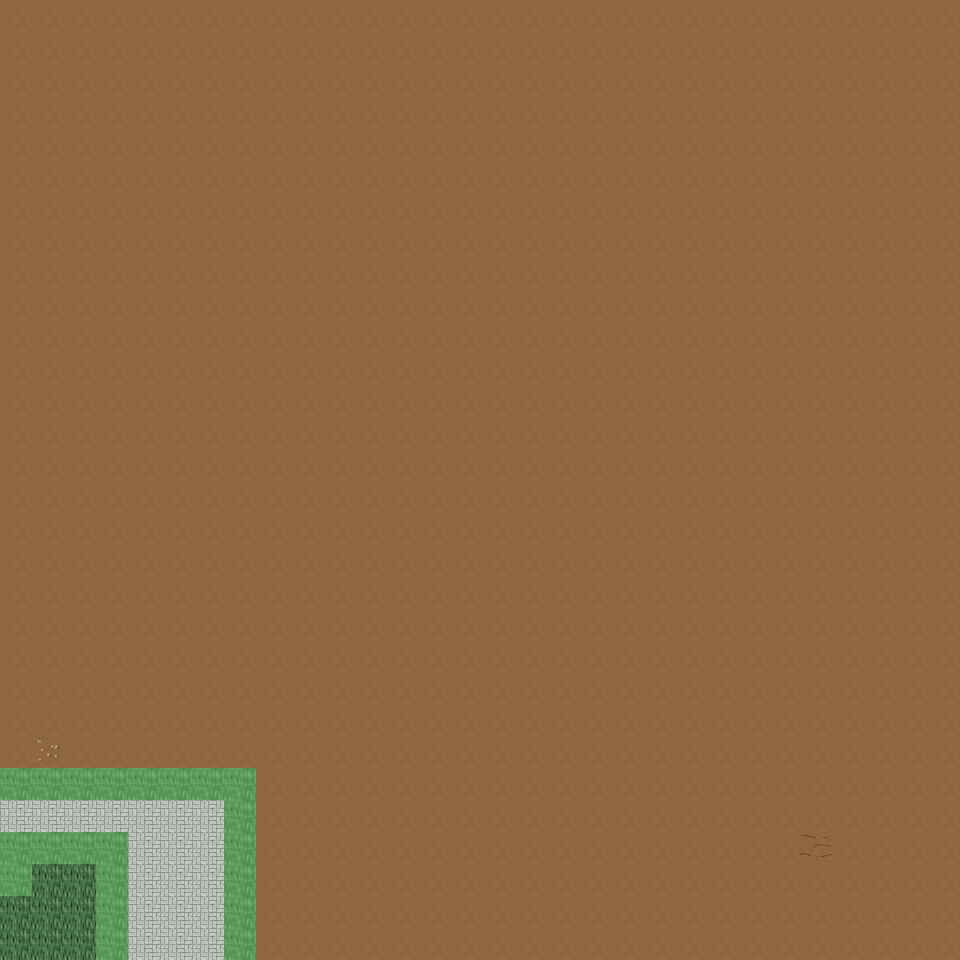

This is a level from a 2D game, rendered from its Tiled map with the project's own tilesets. A one-line summary and the map file follow, with tile-layer data summarised:
An orthogonal 30x30 tile map with 32x32 px tiles, 6 tile layers (Ground, Object, Object2, Above, ...), 37 tilesets and 8 objects (8x mapExit).

<map version="1.0" orientation="orthogonal" renderorder="right-down" width="30" height="30" tilewidth="32" tileheight="32" nextobjectid="9">
  <tileset firstgid="1" name="tileset_ground_ground" tilewidth="32" tileheight="32" tilecount="33" columns="3">
    <image source="../drawable/tileset_ground_ground.png" width="96" height="352" />
  </tileset>
  <tileset firstgid="34" name="tileset_ground_ridge_earth_dark" tilewidth="32" tileheight="32" tilecount="96" columns="12">
    <image source="../drawable/tileset_ground_ridge_earth_dark.png" width="384" height="256" />
  </tileset>
  <tileset firstgid="130" name="tileset_logic_collision" tilewidth="32" tileheight="32" tilecount="1" columns="1">
    <image source="../drawable/tileset_logic_collision.png" width="32" height="32" />
  </tileset>
  <tileset firstgid="131" name="tileset_logic_portal" tilewidth="32" tileheight="32" tilecount="24" columns="8">
    <image source="../drawable/tileset_logic_portal.png" width="256" height="96" />
  </tileset>
  <tileset firstgid="155" name="tileset_building_fence_fence_chunky" tilewidth="32" tileheight="32" tilecount="21" columns="3">
    <image source="../drawable/tileset_building_fence_fence_chunky.png" width="96" height="224" />
  </tileset>
  <tileset firstgid="176" name="tileset_item_statue_girl_with_bird" tilewidth="32" tileheight="32" tilecount="12" columns="4">
    <image source="../drawable/tileset_item_statue_girl_with_bird.png" width="128" height="96" />
  </tileset>
  <tileset firstgid="188" name="tileset_plant_bush_hosta" tilewidth="32" tileheight="32" tilecount="9" columns="3">
    <image source="../drawable/tileset_plant_bush_hosta.png" width="96" height="96" />
  </tileset>
  <tileset firstgid="197" name="tileset_logic_item_sheepfood" tilewidth="32" tileheight="32" tilecount="1" columns="1">
    <image source="../drawable/tileset_logic_item_sheepfood.png" width="32" height="32" />
  </tileset>
  <tileset firstgid="198" name="tileset_ground_rock_rocks_3" tilewidth="32" tileheight="32" tilecount="16" columns="4">
    <image source="../drawable/tileset_ground_rock_rocks_3.png" width="128" height="128" />
  </tileset>
  <tileset firstgid="214" name="tileset_item_statue_crystal_statues" tilewidth="32" tileheight="32" tilecount="12" columns="6">
    <image source="../drawable/tileset_item_statue_crystal_statues.png" width="192" height="64" />
  </tileset>
  <tileset firstgid="226" name="tileset_plant_tree_maple_tree" tilewidth="32" tileheight="32" tilecount="72" columns="8">
    <image source="../drawable/tileset_plant_tree_maple_tree.png" width="256" height="288" />
  </tileset>
  <tileset firstgid="298" name="tileset_plant_stump_small_stump" tilewidth="32" tileheight="32" tilecount="4" columns="2">
    <image source="../drawable/tileset_plant_stump_small_stump.png" width="64" height="64" />
  </tileset>
  <tileset firstgid="302" name="tileset_item_statue_plants_potted_stone" tilewidth="32" tileheight="32" tilecount="6" columns="3">
    <image source="../drawable/tileset_item_statue_plants_potted_stone.png" width="96" height="64" />
  </tileset>
  <tileset firstgid="308" name="tileset_logic_creature_sheep" tilewidth="32" tileheight="32" tilecount="1" columns="1">
    <image source="../drawable/tileset_logic_creature_sheep.png" width="32" height="32" />
  </tileset>
  <tileset firstgid="309" name="tileset_furniture_chair_bench_white" tilewidth="32" tileheight="32" tilecount="8" columns="2">
    <image source="../drawable/tileset_furniture_chair_bench_white.png" width="64" height="128" />
  </tileset>
  <tileset firstgid="317" name="tileset_furniture_sink_dark_side_on" tilewidth="32" tileheight="32" tilecount="6" columns="3">
    <image source="../drawable/tileset_furniture_sink_dark_side_on.png" width="96" height="64" />
  </tileset>
  <tileset firstgid="323" name="tileset_object_birds" tilewidth="32" tileheight="32" tilecount="4" columns="2">
    <image source="../drawable/tileset_object_birds.png" width="64" height="64" />
  </tileset>
  <tileset firstgid="327" name="tileset_logic_creature_animal" tilewidth="32" tileheight="32" tilecount="32" columns="8">
    <image source="../drawable/tileset_logic_creature_animal.png" width="256" height="128" />
  </tileset>
  <tileset firstgid="359" name="tileset_ground_earth_edges" tilewidth="32" tileheight="32" tilecount="18" columns="6">
    <image source="../drawable/tileset_ground_earth_edges.png" width="192" height="96" />
  </tileset>
  <tileset firstgid="377" name="tileset_ground_grass_corners" tilewidth="32" tileheight="32" tilecount="24" columns="6">
    <image source="../drawable/tileset_ground_grass_corners.png" width="192" height="128" />
  </tileset>
  <tileset firstgid="401" name="tileset_building_stairs_stairs_grey" tilewidth="32" tileheight="32" tilecount="6" columns="3">
    <image source="../drawable/tileset_building_stairs_stairs_grey.png" width="96" height="64" />
  </tileset>
  <tileset firstgid="407" name="tileset_logic_creature_ent" tilewidth="32" tileheight="32" tilecount="4" columns="4">
    <image source="../drawable/tileset_logic_creature_ent.png" width="128" height="32" />
  </tileset>
  <tileset firstgid="411" name="tileset_plant_tree_pine_tree" tilewidth="32" tileheight="32" tilecount="20" columns="4">
    <image source="../drawable/tileset_plant_tree_pine_tree.png" width="128" height="160" />
  </tileset>
  <tileset firstgid="431" name="tileset_plant_tree_oak_tree" tilewidth="32" tileheight="32" tilecount="20" columns="4">
    <image source="../drawable/tileset_plant_tree_oak_tree.png" width="128" height="160" />
  </tileset>
  <tileset firstgid="451" name="tileset_plant_tree_chestnut_tree" tilewidth="32" tileheight="32" tilecount="20" columns="4">
    <image source="../drawable/tileset_plant_tree_chestnut_tree.png" width="128" height="160" />
  </tileset>
  <tileset firstgid="471" name="tileset_building_thatched_roof_cottage1" tilewidth="32" tileheight="32" tilecount="20" columns="4">
    <image source="../drawable/tileset_building_thatched_roof_cottage1.png" width="128" height="160" />
  </tileset>
  <tileset firstgid="491" name="tileset_building_thatched_roof_cottage2" tilewidth="32" tileheight="32" tilecount="20" columns="4">
    <image source="../drawable/tileset_building_thatched_roof_cottage2.png" width="128" height="160" />
  </tileset>
  <tileset firstgid="511" name="tileset_logic_item_vegetable" tilewidth="32" tileheight="32" tilecount="16" columns="8">
    <image source="../drawable/tileset_logic_item_vegetable.png" width="256" height="64" />
  </tileset>
  <tileset firstgid="527" name="tileset_object_well" tilewidth="32" tileheight="32" tilecount="4" columns="2">
    <image source="../drawable/tileset_object_well.png" width="64" height="64" />
  </tileset>
  <tileset firstgid="531" name="tileset_plant_flower_flower_bed_1" tilewidth="32" tileheight="32" tilecount="35" columns="7">
    <image source="../drawable/tileset_plant_flower_flower_bed_1.png" width="224" height="160" />
  </tileset>
  <tileset firstgid="566" name="tileset_plant_flower_small_flower_bed" tilewidth="32" tileheight="32" tilecount="12" columns="3">
    <image source="../drawable/tileset_plant_flower_small_flower_bed.png" width="96" height="128" />
  </tileset>
  <tileset firstgid="578" name="tileset_plant_flower_small_flower_bed_2" tilewidth="32" tileheight="32" tilecount="12" columns="3">
    <image source="../drawable/tileset_plant_flower_small_flower_bed_2.png" width="96" height="128" />
  </tileset>
  <tileset firstgid="590" name="tileset_plant_flower_foxgloves" tilewidth="32" tileheight="32" tilecount="4" columns="2">
    <image source="../drawable/tileset_plant_flower_foxgloves.png" width="64" height="64" />
  </tileset>
  <tileset firstgid="594" name="tileset_plant_flower_hothouse_flowers" tilewidth="32" tileheight="32" tilecount="72" columns="6">
    <image source="../drawable/tileset_plant_flower_hothouse_flowers.png" width="192" height="384" />
  </tileset>
  <tileset firstgid="666" name="tileset_plant_bush_bush_mult_colored" tilewidth="32" tileheight="32" tilecount="6" columns="3">
    <image source="../drawable/tileset_plant_bush_bush_mult_colored.png" width="96" height="64" />
  </tileset>
  <tileset firstgid="672" name="tileset_object_ents" tilewidth="32" tileheight="32" tilecount="50" columns="5">
    <image source="../drawable/tileset_object_ents.png" width="160" height="320" />
  </tileset>
  <tileset firstgid="722" name="tileset_ground_green_paving" tilewidth="32" tileheight="32" tilecount="18" columns="3">
    <image source="../drawable/tileset_ground_green_paving.png" width="96" height="192" />
  </tileset>
  <layer name="Ground" width="30" height="30">
    <data>[900 cells, 900 non-empty, 3 distinct tile ids]</data>
  </layer>
  <layer name="Object" width="30" height="30">
    <data>[900 cells, 20 non-empty, 6 distinct tile ids]</data>
  </layer>
  <layer name="Object2" width="30" height="30">
    <data>[900 cells, 5 non-empty, 4 distinct tile ids]</data>
  </layer>
  <layer name="Above" width="30" height="30">
    <data>[900 cells, 0 non-empty, 0 distinct tile ids]</data>
  </layer>
  <layer name="Above2" width="30" height="30">
    <data>[900 cells, 0 non-empty, 0 distinct tile ids]</data>
  </layer>
  <layer name="Walkable" width="30" height="30">
    <data>[900 cells, 21 non-empty, 1 distinct tile ids]</data>
  </layer>
  <objectgroup name="MapEvents">
    <object id="1" name="north" type="mapExit" x="0" y="0" width="960" height="32">
      <properties>
        <property name="map" value="level_0_x188_y10" />
        <property name="x" value="0" />
        <property name="y" value="28" />
      </properties>
    </object>
    <object id="2" name="south" type="mapExit" x="0" y="928" width="96" height="32">
      <properties>
        <property name="map" value="level_0_x188_y12" />
        <property name="x" value="0" />
        <property name="y" value="1" />
      </properties>
    </object>
    <object id="3" name="south2" type="mapExit" x="128" y="928" width="96" height="32">
      <properties>
        <property name="map" value="level_0_x188_y12" />
        <property name="x" value="4" />
        <property name="y" value="1" />
      </properties>
    </object>
    <object id="4" name="south3" type="mapExit" x="256" y="928" width="704" height="32">
      <properties>
        <property name="map" value="level_0_x188_y12" />
        <property name="x" value="8" />
        <property name="y" value="1" />
      </properties>
    </object>
    <object id="5" name="west" type="mapExit" x="0" y="0" width="32" height="768">
      <properties>
        <property name="map" value="level_0_x187_y11" />
        <property name="x" value="28" />
        <property name="y" value="0" />
      </properties>
    </object>
    <object id="6" name="west2" type="mapExit" x="0" y="800" width="32" height="32">
      <properties>
        <property name="map" value="level_0_x187_y11" />
        <property name="x" value="28" />
        <property name="y" value="25" />
      </properties>
    </object>
    <object id="7" name="west3" type="mapExit" x="0" y="896" width="32" height="64">
      <properties>
        <property name="map" value="level_0_x187_y11" />
        <property name="x" value="28" />
        <property name="y" value="28" />
      </properties>
    </object>
    <object id="8" name="east" type="mapExit" x="928" y="0" width="32" height="960">
      <properties>
        <property name="map" value="level_0_x189_y11" />
        <property name="x" value="1" />
        <property name="y" value="0" />
      </properties>
    </object>
  </objectgroup>
</map>
